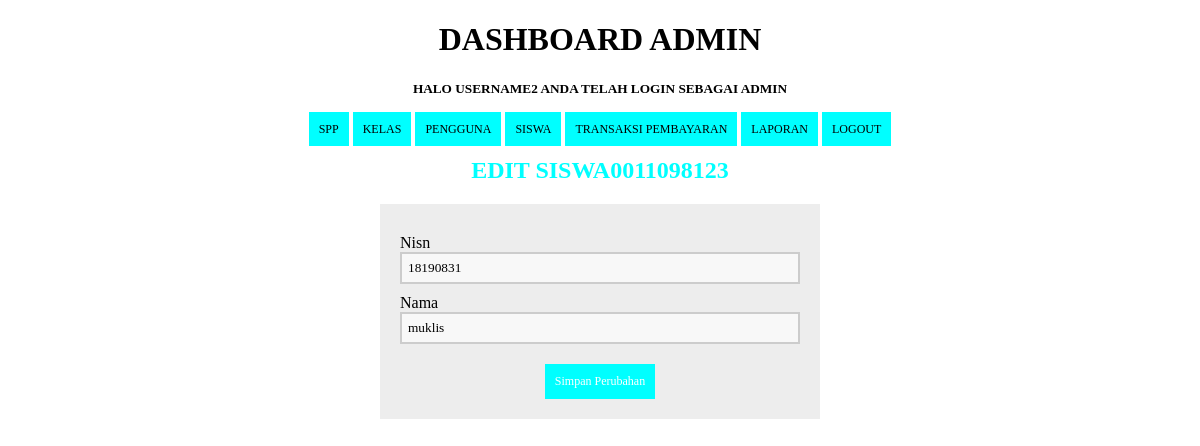
Screenshot of /edit_siswa.php?id=0011098123 (signed in) with the database file from the repository.
### tables this page shows
CREATE TABLE `siswa` (
  `nisn` char(10) NOT NULL,
  `nis` char(8) NOT NULL,
  `nama` varchar(35) NOT NULL,
  `id_kelas` int(11) NOT NULL,
  `alamat` text NOT NULL,
  `no_tlp` varchar(13) NOT NULL,
  `id_spp` int(11) NOT NULL
);

### edit_siswa.php (the view, shortened to what this page needs)
<?php
include 'koneksi.php';
  if (isset($_GET['id'])) {
    $id = ($_GET["id"]);
    $query = "SELECT * FROM siswa WHERE nisn='$id'";
    $result = mysqli_query($koneksi, $query);
    $data = mysqli_fetch_assoc($result);
  } else {
    echo "<script>alert('Masukkan data id.');window.location='siswa.php';</script>";
  }
  ?>
<!DOCTYPE html>
<html>
  <head>
  </head>
<body>
  <?php
  include ('header.php');
?>
      <center>
        <h2>Edit Siswa<?php echo $data['nisn']; ?></h2>
      <center>
      <form method="POST" action="proses_editsiswa.php" enctype="multipart/form-data" >
      <section class="base">
        <div>
          <label>Nisn</label>
          <input type="text" name="nis" value="<?php echo $data['nis']; ?>" required=""/>
        </div>
        <div>
          <label>Nama</label>
         <input type="text" name="nama" value="<?php echo $data['nama']; ?>" required=""/>
        </div>
        <div>
         <button type="submit">Simpan Perubahan</button>
        </div>
        </section>
      </form>
</body>
</html>

### edit_siswa.php (style rules this page uses)
* { font-family: "Trebuchet MS"; }
h2 { text-transform: uppercase; color: aqua; }
button { background-color: aqua; color: #fff; padding: 10px; text-decoration: none; font-size: 12px; border: 0px; margin-top: 20px; }
label { margin-top: 10px; float: left; text-align: left; width: 100%; }
input { padding: 6px; width: 100%; box-sizing: border-box; background: #f8f8f8; border: 2px solid #ccc; outline-color: navy; }
div { width: 100%; height: auto; }
.base { width: 400px; height: auto; padding: 20px; margin-left: auto; margin-right: auto; background: #ededed; }

### header.php (style rules this page uses)
* { font-family: "Trebuchet MS"; }

### rows the page displays
siswa: nisn "0011098123", nis "18190831", nama "muklis"

### other values shown
$_SESSION['username'] "USERNAME2"
$_SESSION['level'] "ADMIN"
